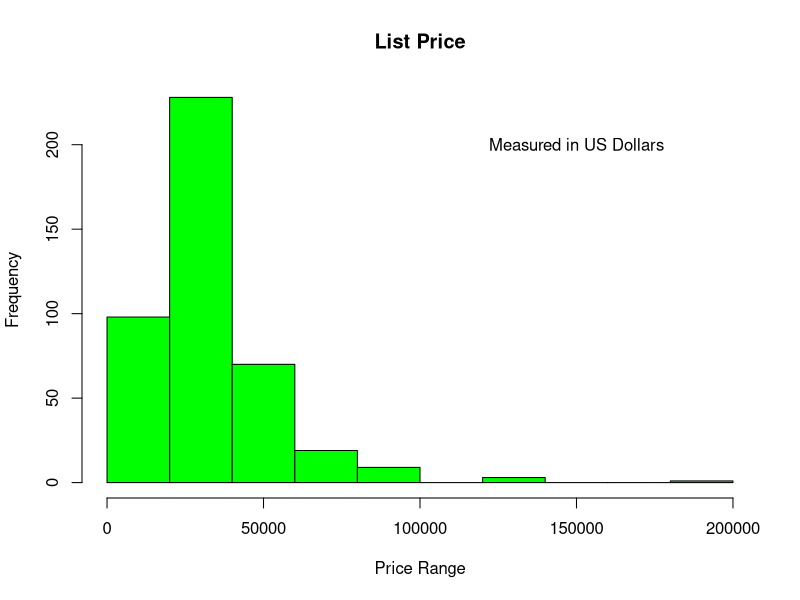
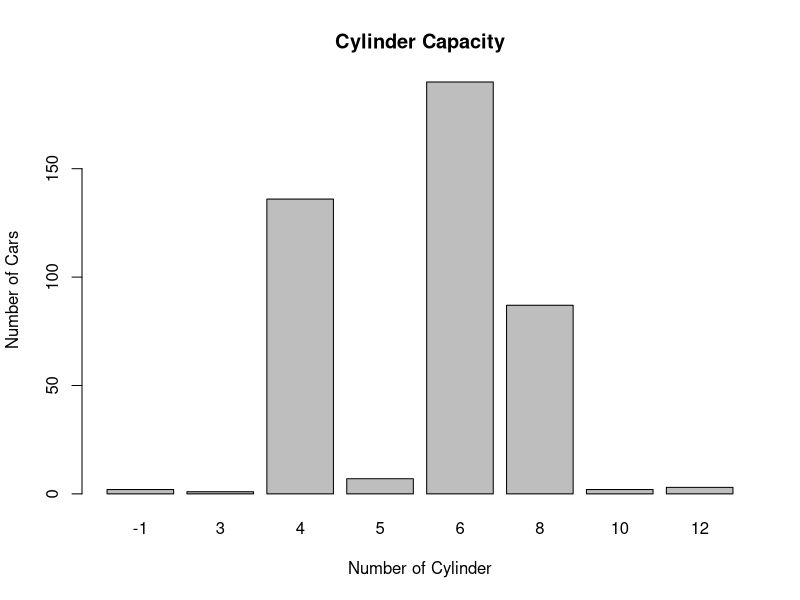
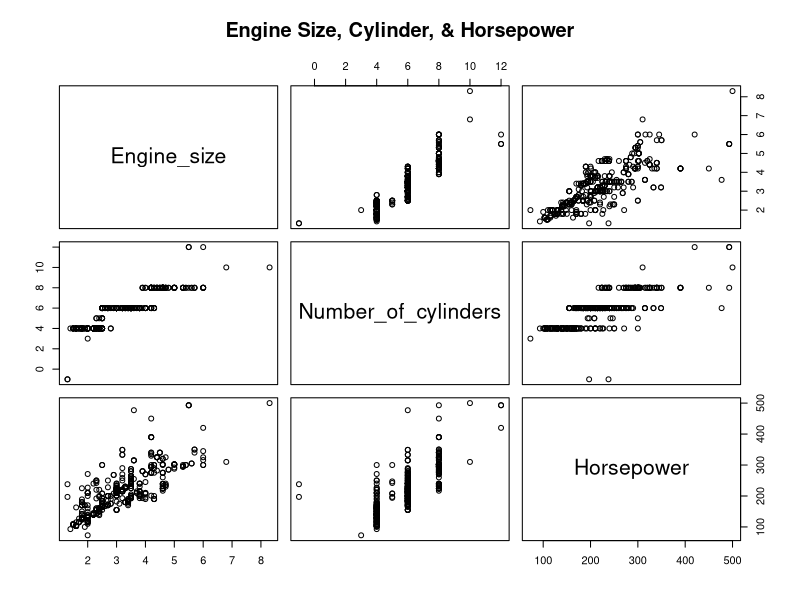
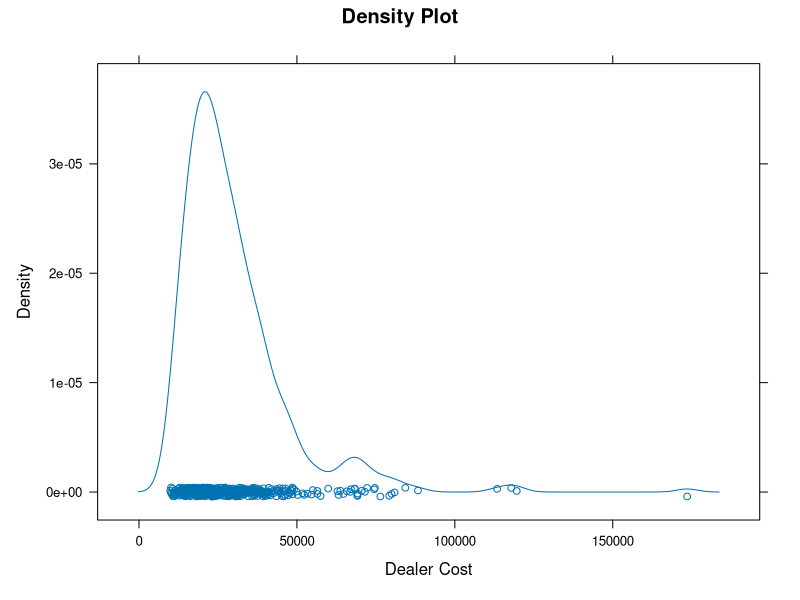
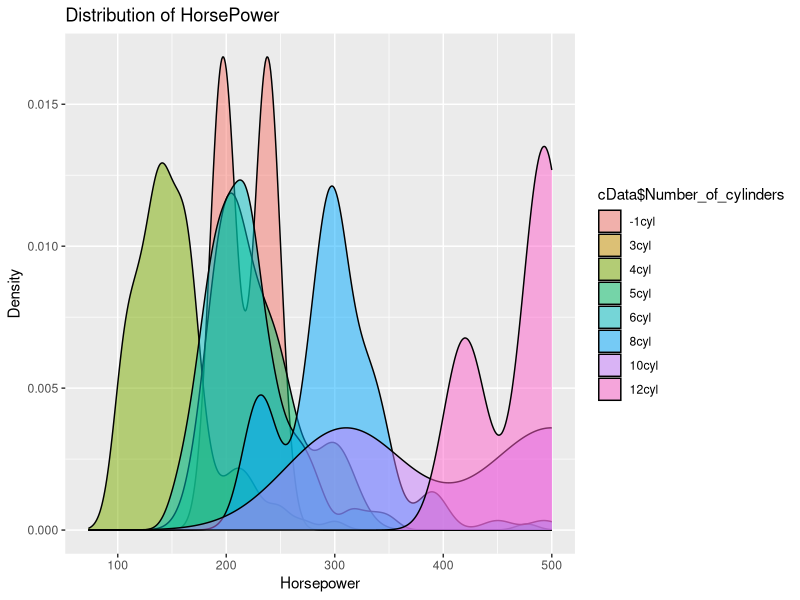

Reproduce these figures in R, in order.
library(lattice)
library(ggplot2)

cData <- read.csv("04cars.csv", TRUE, ",")

hist(cData$MSRP, main="List Price", xlab ="Price Range", col= "green")
text(150000, 200, "Measured in US Dollars")

counts <- table(cData$Number_of_cylinders)
barplot(counts, main = "Cylinder Capacity", xlab = "Number of Cylinder", ylab="Number of Cars")

pairs(cData[,11:13], main="Engine Size, Cylinder, & Horsepower")

densityplot(cData$Dealer_cost, main="Density Plot", xlab="Dealer Cost")

cData$Number_of_cylinders <- factor(cData$Number_of_cylinders, levels=c(-1,3,4,5,6,8,10,12), labels =c("-1cyl","3cyl","4cyl","5cyl","6cyl","8cyl","10cyl","12cyl"))
qplot(cData$Horsepower, data =cData, geom ="density", fill=cData$Number_of_cylinders, alpha=I(.5), main ="Distribution of HorsePower", xlab ="Horsepower", ylab ="Density")

